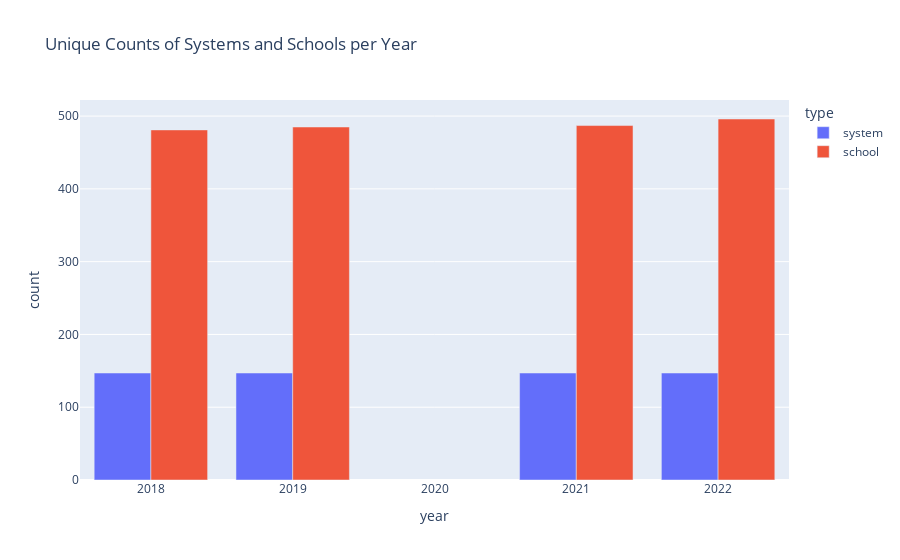

Here is the notebook cell this chart was saved with:
### Code cell
# Calculate the number of unique systems and schools in each year
unique_counts = all_but_2017.groupby('year').agg({'system': pd.Series.nunique, 'school': pd.Series.nunique}).reset_index()

# Melt the DataFrame to get it in the right format for plotting
melted_counts = unique_counts.melt(id_vars='year', var_name='type', value_name='count')

# Create a bar chart with Plotly
fig = px.bar(melted_counts, x='year', y='count', color='type', barmode='group', title='Unique Counts of Systems and Schools per Year')

# Show the chart
fig.show()

### Figure 1 — Plotly figure (JSON) as saved in the notebook; plotly's stock layout.template omitted (floating-point values rounded to 4 significant figures)
{"data": [{"alignmentgroup": "True", "hovertemplate": "type=system<br>year=%{x}<br>count=%{y}<extra></extra>", "legendgroup": "system", "marker": {"color": "#636efa", "pattern": {"shape": ""}}, "name": "system", "offsetgroup": "system", "orientation": "v", "showlegend": true, "textposition": "auto", "type": "bar", "x": [2018, 2019, 2021, 2022], "xaxis": "x", "y": [147, 147, 147, 147], "yaxis": "y"}, {"alignmentgroup": "True", "hovertemplate": "type=school<br>year=%{x}<br>count=%{y}<extra></extra>", "legendgroup": "school", "marker": {"color": "#EF553B", "pattern": {"shape": ""}}, "name": "school", "offsetgroup": "school", "orientation": "v", "showlegend": true, "textposition": "auto", "type": "bar", "x": [2018, 2019, 2021, 2022], "xaxis": "x", "y": [481, 485, 487, 496], "yaxis": "y"}], "layout": {"barmode": "group", "legend": {"title": {"text": "type"}, "tracegroupgap": 0}, "title": {"text": "Unique Counts of Systems and Schools per Year"}, "xaxis": {"anchor": "y", "domain": [0, 1], "title": {"text": "year"}}, "yaxis": {"anchor": "x", "domain": [0, 1], "title": {"text": "count"}}}}
